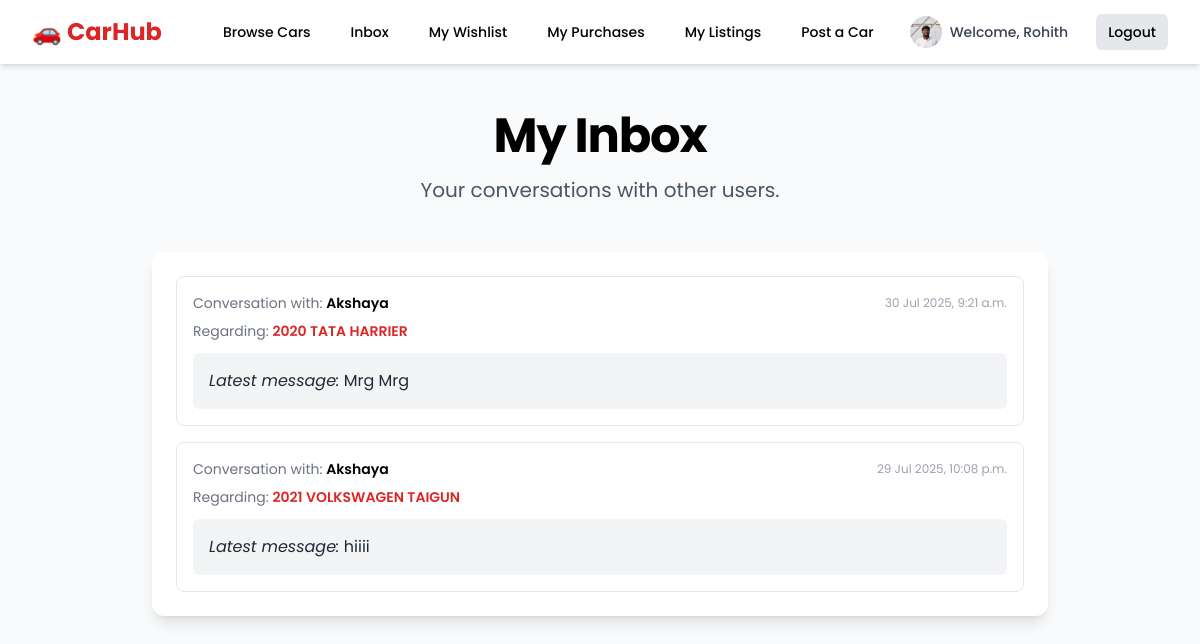
The page /inbox/ (signed in) on the database its author committed.
### listings/models.py (models this page shows, shortened)
class Profile(models.Model):
    user = models.OneToOneField(User, on_delete=models.CASCADE)
    image = models.ImageField(default='profile_pics/default.jpg', upload_to='profile_pics')

class Message(models.Model):
    sender = models.ForeignKey(User, on_delete=models.CASCADE, related_name='sent_messages')
    receiver = models.ForeignKey(User, on_delete=models.CASCADE, related_name='received_messages')
    listing = models.ForeignKey(CarListing, on_delete=models.CASCADE)
    content = models.TextField()
    timestamp = models.DateTimeField(auto_now_add=True)
    is_read = models.BooleanField(default=False)

class CarListing(models.Model):
    seller = models.ForeignKey(User, on_delete=models.CASCADE)
    make = models.CharField(max_length=50, help_text="e.g., Maruti Suzuki, Hyundai")
    model = models.CharField(max_length=50, help_text="e.g., Swift, Creta")
    year = models.PositiveIntegerField()
    price = models.PositiveIntegerField(help_text="Price in INR")
    kms_driven = models.PositiveIntegerField(help_text="Kilometers driven", default=0)
    image = models.ImageField(upload_to='car_images/', default='car_images/default.png', verbose_name="Main Image")
    mileage = models.PositiveIntegerField(help_text="Mileage in KMPL or KM/Charge")
    transmission = models.CharField(max_length=10, choices=TRANSMISSION_CHOICES)
    fuel_type = models.CharField(max_length=10, choices=FUEL_TYPE_CHOICES)
    noc_available = models.BooleanField(default=False, verbose_name="NOC Certificate Available")
    description = models.TextField()
    location_city = models.CharField(max_length=50)
    status = models.CharField(
        max_length=20,
        choices=LISTING_STATUS_CHOICES,
        default='PENDING_APPROVAL'
    )
    wishlist = models.ManyToManyField(User, related_name='wishlist_items', blank=True)
    views = models.PositiveIntegerField(default=0)
    created_at = models.DateTimeField(auto_now_add=True)
    updated_at = models.DateTimeField(auto_now=True)

### listings/views.py (the view)
# urls.py: path('inbox/', views.inbox_view, name='inbox'),
@login_required
def inbox_view(request):
    all_user_messages = Message.objects.filter(
        Q(sender=request.user) | Q(receiver=request.user)
    ).order_by('-timestamp')
    conversation_threads = {}
    for message in all_user_messages:
        other_user = message.sender if message.receiver == request.user else message.receiver
        thread_key = (message.listing.id, other_user.id)
        if thread_key not in conversation_threads:
            conversation_threads[thread_key] = {
                'latest_message': message,
                'other_user': other_user
            }
    context = {
        'conversation_threads': list(conversation_threads.values()),
        'page_title': 'My Inbox'
    }
    return render(request, 'inbox.html', context)

### listings/views.py (called while the page is built)
def unread_messages_context(request):
    if request.user.is_authenticated:
        unread_count = Message.objects.filter(receiver=request.user, is_read=False).count()
        return {'unread_messages_count': unread_count}
    return {}

### templates/inbox.html (shortened to what this page needs)
{% extends 'base.html' %}
{% block content %}
    <header class="text-center mb-12">
        <h1 class="text-4xl font-bold tracking-tight text-black sm:text-5xl">{{ page_title }}</h1>
        <p class="mt-4 text-xl text-gray-600">Your conversations with other users.</p>
    </header>
    <div class="max-w-4xl mx-auto bg-white p-6 rounded-xl shadow-lg">
        <div class="space-y-4">
            {% for thread in conversation_threads %}
                <a href="{% url 'conversation' listing_pk=thread.latest_message.listing.id other_user_pk=thread.other_user.id %}" class="block p-4 border border-gray-200 rounded-lg hover:bg-gray-50 transition-colors duration-200">
                    <div class="flex justify-between items-center mb-2">
                        <p class="text-sm text-gray-500">
                            Conversation with: <span class="font-semibold text-black">{{ thread.other_user.username }}</span>
                        </p>
                        <p class="text-xs text-gray-400">{{ thread.latest_message.timestamp|date:"d M Y, P" }}</p>
                    </div>
                    <div class="mb-3">
                        <p class="text-sm text-gray-500">
                            Regarding: <span class="font-semibold text-red-600">{{ thread.latest_message.listing.year }} {{ thread.latest_message.listing.make }} {{ thread.latest_message.listing.model }}</span>
                        </p>
                    </div>
                    <div class="bg-gray-100 p-4 rounded-md">
                        <p class="text-gray-800 truncate"><em>Latest message:</em> {{ thread.latest_message.content }}</p>
                    </div>
                </a>
            {% empty %}
                <div class="text-center py-12">
                    <h3 class="text-2xl font-semibold text-gray-700">Your inbox is empty.</h3>
                    <p class="mt-2 text-gray-500">Start a conversation by messaging a seller on a car listing page.</p>
                </div>
            {% endfor %}
        </div>
    </div>
{% endblock %}

### templates/base.html (shortened to what this page needs)
<!DOCTYPE html>
<html lang="en">
<head>
    <script src="https://cdn.tailwindcss.com"></script>
</head>
<body class="bg-gray-50">
    <nav class="bg-white shadow-md sticky top-0 z-50">
        <div class="max-w-7xl mx-auto px-4 sm:px-6 lg:px-8">
            <div class="flex items-center justify-between h-16">
                <div class="flex-shrink-0">
                    <a href="{% url 'landing-page' %}" class="text-2xl font-bold text-red-600">🚗 CarHub</a>
                </div>
                <div class="hidden md:block">
                    <div class="ml-10 flex items-center space-x-4">
                        <a href="{% url 'car-list' %}" class="text-black hover:bg-red-600 hover:text-white px-3 py-2 rounded-md text-sm font-medium">Browse Cars</a>
                        {% if user.is_authenticated %}
                            <a href="{% url 'inbox' %}" class="relative inline-block text-black hover:bg-red-600 hover:text-white px-3 py-2 rounded-md text-sm font-medium">
                            <span>Inbox</span>
                                 </a>
                            <a href="{% url 'wishlist' %}" class="text-black hover:bg-red-600 hover:text-white px-3 py-2 rounded-md text-sm font-medium">My Wishlist</a>
                            <a href="{% url 'my-purchases' %}" class="text-black hover:bg-red-600 hover:text-white px-3 py-2 rounded-md text-sm font-medium">My Purchases</a>
                            <a href="{% url 'my-listings' %}" class="text-black hover:bg-red-600 hover:text-white px-3 py-2 rounded-md text-sm font-medium">My Listings</a>
                            <a href="{% url 'post-car' %}" class="text-black hover:bg-red-600 hover:text-white px-3 py-2 rounded-md text-sm font-medium">Post a Car</a>
                            <a href="{% url 'profile' username=user.username %}" class="flex items-center space-x-2 text-gray-700 pl-2 pr-3 py-1 rounded-full hover:bg-gray-100 transition-colors">
                                <img class="h-8 w-8 rounded-full object-cover" src="{{ user.profile.image.url }}" alt="Profile Picture">
                                <span class="text-sm font-medium">Welcome, {{ user.username }}</span>
                            </a>
                            <a href="{% url 'logout' %}" class="text-black bg-gray-200 hover:bg-red-600 hover:text-white px-3 py-2 rounded-md text-sm font-medium">Logout</a>
                        {% else %}
                            <a href="{% url 'login' %}" class="text-black hover:bg-red-600 hover:text-white px-3 py-2 rounded-md text-sm font-medium">Login</a>
                            <a href="{% url 'signup' %}" class="bg-red-600 text-white px-3 py-2 rounded-md text-sm font-medium hover:bg-red-700">Sign Up</a>
                        {% endif %}
                    </div>
                </div>
            </div>
        </div>
    </nav>
    <main class="max-w-7xl mx-auto py-12 px-4 sm:px-6 lg:px-8">
        {% block content %}{% endblock %}
    </main>
</body>
</html>

### templates/base.html (style rules this page uses)
body { font-family: 'Poppins', sans-serif; }

### rows shown on the page
Message: other_user.username "Akshaya", latest_message.timestamp "30 Jul 2025, 9:21 a.m.", latest_message.listing.year "2020", latest_message.listing.make "TATA", latest_message.listing.model "HARRIER", latest_message.content "Mrg Mrg"
Message: other_user.username "Akshaya", latest_message.timestamp "29 Jul 2025, 10:08 p.m.", latest_message.listing.year "2021", latest_message.listing.make "VOLKSWAGEN", latest_message.listing.model "TAIGUN", latest_message.content "hiiii"

### other values the page prints
{{ user.username }} "Rohith"
{{ page_title }} "My Inbox"
